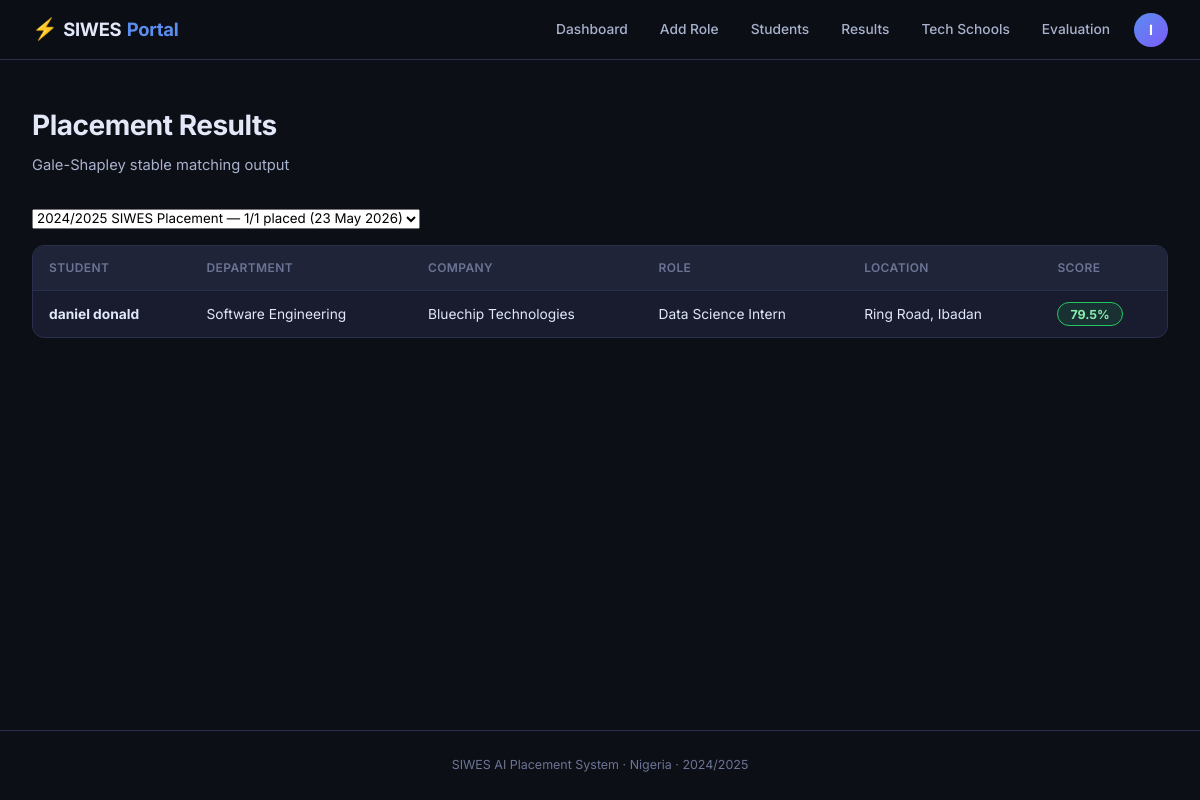
Page /placement/results (signed in) on the committed database.
### models.py (models this page shows, shortened)
class User(UserMixin, Base):
    __tablename__ = "users"
    id            = Column(Integer, primary_key=True)
    email         = Column(String(120), unique=True, nullable=False)
    password_hash = Column(String(256), nullable=False)
    role          = Column(String(20), nullable=False)
    is_active     = Column(Boolean, default=True)
    created_at    = Column(DateTime, default=datetime.utcnow)
    student = relationship("Student", back_populates="user", uselist=False)
    company = relationship("Company",  back_populates="user",  uselist=False)
    school  = relationship("TechSchool", back_populates="user", uselist=False)

class Placement(Base):
    __tablename__ = "placements"
    id                 = Column(Integer, primary_key=True)
    batch_id           = Column(Integer, ForeignKey("placement_batches.id"), nullable=False)
    student_id         = Column(Integer, ForeignKey("students.id"), nullable=False)
    company_id         = Column(Integer, ForeignKey("companies.id"), nullable=False)
    job_description_id = Column(Integer, ForeignKey("job_descriptions.id"), nullable=False)
    match_score        = Column(Float, nullable=False)
    status             = Column(String(20), default="assigned")
    created_at         = Column(DateTime, default=datetime.utcnow)
    batch           = relationship("PlacementBatch", back_populates="placements")
    student         = relationship("Student", back_populates="placements")
    company         = relationship("Company")
    job_description = relationship("JobDescription", back_populates="placements")
    shap_values     = relationship("ShapExplanation", back_populates="placement", cascade="all, delete-orphan")

class Student(Base):
    __tablename__ = "students"
    id          = Column(Integer, primary_key=True)
    user_id     = Column(Integer, ForeignKey("users.id"), unique=True, nullable=False)
    name        = Column(String(100), nullable=False)
    email       = Column(String(120), unique=True, nullable=False)
    phone       = Column(String(20))
    university  = Column(String(150), nullable=False)
    department  = Column(String(100), nullable=False)
    level       = Column(Integer, nullable=False)
    state       = Column(String(50), nullable=False)
    location    = Column(String(100), nullable=False)
    matric_no   = Column(String(30), unique=True)
    bio         = Column(Text)
    linkedin    = Column(String(200))
    github      = Column(String(200))
    track       = Column(String(20), default="placement")
    created_at  = Column(DateTime, default=datetime.utcnow)
    user          = relationship("User", back_populates="student")
    cv            = relationship("CV", back_populates="student", uselist=False)
    placements    = relationship("Placement", back_populates="student")
    test_attempts = relationship("TestAttempt", back_populates="student")
    school_enrollments = relationship("SchoolEnrollment", back_populates="student")

class Company(Base):
    __tablename__ = "companies"
    id          = Column(Integer, primary_key=True)
    user_id     = Column(Integer, ForeignKey("users.id"), unique=True, nullable=True)
    name        = Column(String(150), unique=True, nullable=False)
    email       = Column(String(120), unique=True, nullable=False)
    industry    = Column(String(100))
    state       = Column(String(50))
    location    = Column(String(100), nullable=False)
    website     = Column(String(200))
    description = Column(Text)
    verified    = Column(Boolean, default=False)
    created_at  = Column(DateTime, default=datetime.utcnow)
    user             = relationship("User", back_populates="company")
    job_descriptions = relationship("JobDescription", back_populates="company", cascade="all, delete-orphan")

class JobDescription(Base):
    __tablename__ = "job_descriptions"
    id                      = Column(Integer, primary_key=True)
    company_id              = Column(Integer, ForeignKey("companies.id"), nullable=False)
    title                   = Column(String(150), nullable=False)
    raw_text                = Column(Text, nullable=False)
    required_skills         = Column(Text)
    target_department       = Column(String(100))
    location                = Column(String(100))
    quota                   = Column(Integer, default=1)
    remaining_quota         = Column(Integer, nullable=True)  # decrements as students are placed
    additional_requirements = Column(Text)
    requirement_vector      = Column(LargeBinary)
    created_at              = Column(DateTime, default=datetime.utcnow)
    company           = relationship("Company", back_populates="job_descriptions")
    similarity_scores = relationship("SimilarityScore", back_populates="job_description")
    placements        = relationship("Placement", back_populates="job_description")

### blueprints/placement.py (the view)
@placement_bp.route("/results")
@login_required
def results():
    db = SessionLocal()
    try:
        batch_id = request.args.get("batch_id", type=int)
        batches  = db.query(PlacementBatch).order_by(PlacementBatch.run_at.desc()).all()
        if not batch_id and batches:
            batch_id = batches[0].id
        rows = []
        if batch_id:
            rows = (db.query(Placement, Student, Company, JobDescription)
                    .join(Student, Student.id == Placement.student_id)
                    .join(Company, Company.id == Placement.company_id)
                    .join(JobDescription, JobDescription.id == Placement.job_description_id)
                    .filter(Placement.batch_id == batch_id)
                    .order_by(Placement.match_score.desc())
                    .all())
        return render_template("placement/results.html",
                               rows=rows, batches=batches,
                               selected_batch=batch_id)
    finally:
        db.close()

### templates/placement/results.html (shortened to what this page needs)
{% extends "base.html" %}
{% block content %}
<div class="page-header">
  <h1>Placement Results</h1>
  <p>Gale-Shapley stable matching output</p>
</div>
{% if batches %}
<form method="GET" class="inline-form mb">
  <select name="batch_id" onchange="this.form.submit()">
    {% for b in batches %}
      <option value="{{ b.id }}" {% if b.id == selected_batch %}selected{% endif %}>
        {{ b.label }} — {{ b.placed_students }}/{{ b.total_students }} placed ({{ b.run_at.strftime('%d %b %Y') }})
      </option>
    {% endfor %}
  </select>
</form>
{% endif %}
{% if rows %}
<div class="table-card">
  <table class="data-table">
    <thead>
      <tr><th>Student</th><th>Department</th><th>Company</th><th>Role</th><th>Location</th><th>Score</th></tr>
    </thead>
    <tbody>
    {% for p, s, c, jd in rows %}
    <tr>
      <td><strong>{{ s.name }}</strong></td>
      <td>{{ s.department }}</td>
      <td>{{ c.name }}</td>
      <td>{{ jd.title }}</td>
      <td>{{ c.location }}</td>
      <td><span class="score-pill {% if p.match_score >= 0.75 %}high{% elif p.match_score >= 0.5 %}mid{% else %}low{% endif %}">
        {{ "%.1f"|format(p.match_score * 100) }}%
      </span></td>
    </tr>
    {% endfor %}
    </tbody>
  </table>
</div>
{% else %}
<div class="empty-state">
  <p>No placement results yet. Run the algorithm from the admin dashboard.</p>
</div>
{% endif %}
{% endblock %}

### templates/base.html (shortened to what this page needs)
<!DOCTYPE html>
<html lang="en" x-data="{ mobileOpen: false }">
<head>
  <link rel="stylesheet" href="{{ url_for('static', filename='css/style.css') }}"/>
</head>
<body>
<nav class="navbar">
  <a class="brand" href="/">
    <span class="brand-icon">⚡</span>SIWES<span class="brand-accent">Portal</span>
  </a>
  <div class="nav-links desktop-nav">
    {% if current_user.is_authenticated %}
      {% if current_user.role == "student" %}
        <a href="{{ url_for('student.dashboard') }}" class="nav-link">Dashboard</a>
        <a href="{{ url_for('student.upload_cv') }}"  class="nav-link">My CV</a>
        <a href="{{ url_for('student.profile') }}"    class="nav-link">Profile</a>
        <a href="{{ url_for('student.result') }}"     class="nav-link">My Result</a>
        <a href="{{ url_for('schools.listing') }}"    class="nav-link">Tech Schools</a>
        <a href="{{ url_for('placement.evaluation') }}" class="nav-link">Metrics</a>
      {% else %}
        <a href="{{ url_for('admin.dashboard') }}"    class="nav-link">Dashboard</a>
        <a href="{{ url_for('admin.add_jd') }}"       class="nav-link">Add Role</a>
        <a href="{{ url_for('admin.all_students') }}" class="nav-link">Students</a>
        <a href="{{ url_for('placement.results') }}"  class="nav-link">Results</a>
        <a href="{{ url_for('schools.listing') }}"    class="nav-link">Tech Schools</a>
        <a href="{{ url_for('placement.evaluation') }}" class="nav-link">Evaluation</a>
      {% endif %}
      <div class="nav-user" x-data="{ open: false }" @click.outside="open = false">
        <button class="nav-avatar" @click="open = !open" aria-label="Account menu">
          {{ current_user.email[0].upper() }}
        </button>
      </div>
    {% else %}
      <a href="{{ url_for('auth.login') }}" class="nav-link">Log in</a>
      <a href="{{ url_for('auth.register_student') }}" class="btn-nav">Join as Student</a>
    {% endif %}
  </div>
</nav>
<div class="flash-container" x-data>
</div>
<main class="main">
  {% block content %}{% endblock %}
</main>
<footer class="footer">
  <p>SIWES AI Placement System · Nigeria · 2024/2025</p>
</footer>
</body>
</html>

### static/css/style.css (style rules this page uses)
:root { --bg:#0d0f17;--bg2:#11141f;--surface:#181c2e;--surface2:#1f2438;--surface3:#252a42; --border:#2a2f4e;--border2:#353a5c;--accent:#5b8dee;--accent-dim:rgba(91,141,238,.12); --accent2:#7c5cfc;--green:#22c55e;--green-dim:rgba(34,197,94,.12);--red:#ef4444; --red-dim:rgba(239,68,68,.12);--amber:#f59e0b;--amber-dim:rgba(245,158,11,.12); --text:#e2e8f8;--text2:#a8b2cc;--muted:#6b7494;--radius:12px;--radius-sm:8px; --radius-lg:16px;--shadow:0 8px 32px rgba(0,0,0,.45);--nav-h:60px;--font:'Inter',sans-serif; }
*,*::before,*::after { box-sizing:border-box;margin:0;padding:0 }
html { scroll-behavior:smooth }
body { font-family:var(--font);background:var(--bg);color:var(--text);min-height:100vh; display:flex;flex-direction:column;font-size:14px;line-height:1.65;-webkit-font-smoothing:antialiased }
a { color:inherit;text-decoration:none }
button { font-family:var(--font);cursor:pointer }
input,select,textarea { font-family:var(--font) }
.navbar { position:sticky;top:0;z-index:200;height:var(--nav-h);display:flex; align-items:center;justify-content:space-between;padding:0 2rem; background:rgba(13,15,23,.9);backdrop-filter:blur(16px);border-bottom:1px solid var(--border) }
.brand { font-size:1.15rem;font-weight:700;display:flex;align-items:center;gap:.35rem;letter-spacing:-.3px }
.brand-icon { font-size:1.3rem }
.brand-accent { color:var(--accent) }
.desktop-nav { display:flex;align-items:center;gap:1rem }
.nav-link { color:var(--text2);font-size:.86rem;font-weight:500;padding:.35rem .5rem; border-radius:6px;transition:color .18s,background .18s }
.nav-avatar { width:34px;height:34px;border-radius:50%; background:linear-gradient(135deg,var(--accent),var(--accent2)); border:none;color:#fff;font-weight:700;font-size:.88rem;cursor:pointer;transition:opacity .2s }
.nav-user { position:relative }
.flash-container { padding:.6rem 2rem 0;display:flex;flex-direction:column;gap:.4rem }
.main { flex:1;padding:2rem;max-width:1280px;margin:0 auto;width:100% }
.footer { text-align:center;padding:1.5rem;color:var(--muted);font-size:.78rem; border-top:1px solid var(--border);margin-top:auto }
.page-header { margin-bottom:2rem }
.page-header h1 { font-size:1.75rem;font-weight:700;letter-spacing:-.5px }
.page-header p { color:var(--text2);margin-top:.3rem;font-size:.92rem }
.inline-form { display:flex;gap:.8rem;align-items:center }
.table-card { background:var(--surface);border:1px solid var(--border);border-radius:var(--radius);overflow:hidden }
.data-table { width:100%;border-collapse:collapse;font-size:.86rem }
.data-table th { background:var(--surface2);padding:.75rem 1rem;text-align:left;color:var(--muted); font-weight:600;border-bottom:1px solid var(--border);font-size:.75rem; text-transform:uppercase;letter-spacing:.4px;white-space:nowrap }
.data-table td { padding:.75rem 1rem;border-bottom:1px solid var(--border);vertical-align:middle }
.data-table tr:last-child td { border-bottom:none }
.data-table tbody tr { transition:background .15s }
.score-pill { padding:.22rem .75rem;border-radius:20px;font-size:.78rem;font-weight:700;white-space:nowrap }
.score-pill.high { background:var(--green-dim);color:#86efac;border:1px solid var(--green) }
.mb { margin-bottom:1rem }

### rows in the picture
User: email "I"
Placement: name "daniel donald", department "Software Engineering", name "Bluechip Technologies", title "Data Science Intern", location "Ring Road, Ibadan", p.match_score*100 "79.5"

### other values in the picture
form field batch_id "2024/2025 SIWES Placement — 1/1 placed (23 May 2026)"
